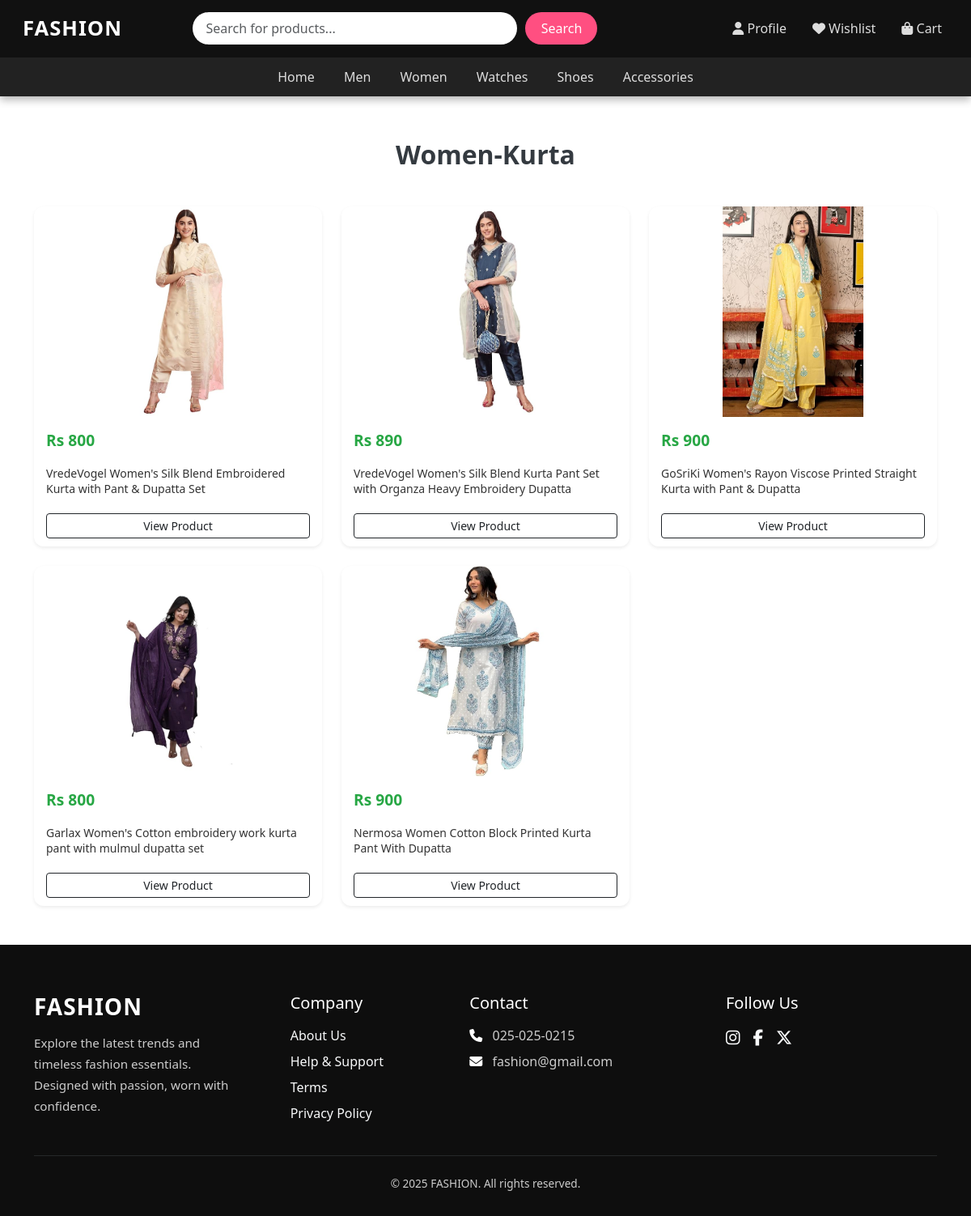
The page /kurta on the database its author committed.
### clothes/models.py (models this page shows)
class clothes(models.Model):
    clothname = models.CharField(max_length=100)
    clothprice = models.IntegerField()
    clothescat = models.CharField(choices=category,max_length=200)
    clothesdesc = models.TextField()
    clothimg = models.ImageField()
    clothsize = models.CharField(max_length=100,default=[],null=True)

### clothes/views.py (the view)
# urls.py: path('kurta', views.kurta),
def kurta(req):
    db = clothes.objects.filter(clothescat='kurta').values()
    cd = list(db)
    return render(req, 'kurta.html',context={'data':cd})

### clothes/templates/kurta.html (shortened to what this page needs)
{% load static %}
<!DOCTYPE html>
<html lang="en">
<head>
    <link href="https://cdn.jsdelivr.net/npm/bootstrap@5.3.3/dist/css/bootstrap.min.css" rel="stylesheet">
    <link rel="stylesheet" href="https://cdnjs.cloudflare.com/ajax/libs/font-awesome/6.6.0/css/all.min.css" />
    <link rel="stylesheet" href={% static 'styles.css' %}>
</head>
<body>
   <div class="navbar-container">
  <nav class="navbar navbar-expand-lg navbar-dark">
    <div class="container-fluid">
      <a class="navbar-brand" href="#">FASHION</a>
      <div class="collapse navbar-collapse justify-content-between" id="navbarResponsive">
        <div class="search-wrapper d-flex align-items-center mt-2 mt-lg-0">
          <input class="form-control search-input" id="search" placeholder="Search for products..." />
          <button class="btn search-btn" id="searchbutton">Search</button>
        </div>
        <ul class="navbar-nav ms-auto mt-3 mt-lg-0">
          <li class="nav-item">
            <a class="nav-link" href="/users"><i class="fa-solid fa-user"></i> Profile</a>
          </li>
          <li class="nav-item">
            <a class="nav-link" href="/like"><i class="fa-solid fa-heart"></i> Wishlist</a>
          </li>
          <li class="nav-item">
            <a class="nav-link" href="/carts"><i class="fa-solid fa-bag-shopping"></i> Cart</a>
          </li>
        </ul>
      </div>
    </div>
  </nav>
  <div class="categories-bar px-2 " style="text-align:center">
    <a href="/">Home</a>
    <a href="/mencollection">Men</a>
    <a href="/womencollection">Women</a>
    <a href="/watchcoll">Watches</a>
    <a href="/shoescoll">Shoes</a>
    <a href="/accessoires">Accessories</a>
  </div>
</div>
      <div class="container py-5">
        <div class="store-header">Women-Kurta</div>
        <div class="row g-4">
          {% for i in data %}
          <div class="col-lg-4 col-md-6 col-sm-12">
            <div class="product-card shadow-sm">
              <div class="image-wrapper">
                <img src="{% static 'clothimg/' %}{{ i.clothimg }}" alt="Product" class="product-image">
              </div>
              <div class="card-body">
                <div class="d-flex justify-content-between align-items-center mb-2">
                  <span class="product-price">Rs {{ i.clothprice }}</span>
                </div>
                <p class="product-title">
                  {{ i.clothname }}
                </p>
                <a href="productshow/{{i.id}}" class="btn btn-outline-dark btn-sm mt-2 w-100">View Product</a>
              </div>
            </div>
          </div>
          {% endfor %}
        </div>
      </div>
<footer style="background-color: #0e0e0e; color: #ccc; padding: 60px 20px 30px;">
  <div class="container">
    <div class="row gy-4 justify-content-between text-center text-lg-start">
      <div class="col-12 col-md-6 col-lg-3">
        <h3 class="text-white fw-bold mb-3" style="letter-spacing: 1px;">FASHION</h3>
        <p style="font-size: 0.95rem; line-height: 1.7;">
          Explore the latest trends and timeless fashion essentials. Designed with passion, worn with confidence.
        </p>
      </div>
      <div class="col-6 col-md-3 col-lg-2">
        <h5 class="text-white mb-3">Company</h5>
        <ul class="list-unstyled">
          <li><a href="about" class="text-decoration-none text-light d-block mb-2">About Us</a></li>
          <li><a href="help" class="text-decoration-none text-light d-block mb-2">Help & Support</a></li>
          <li><a href="term" class="text-decoration-none text-light d-block mb-2">Terms</a></li>
          <li><a href="privacy" class="text-decoration-none text-light d-block mb-2">Privacy Policy</a></li>
        </ul>
      </div>
      <div class="col-6 col-md-3 col-lg-3">
        <h5 class="text-white mb-3">Contact</h5>
        <p class="mb-2"><i class="fa-solid fa-phone me-2 text-white"></i> 025-025-0215</p>
        <p><i class="fa-solid fa-envelope me-2 text-white"></i> fashion@gmail.com</p>
      </div>
      <div class="col-12 col-md-6 col-lg-3">
        <h5 class="text-white mb-3">Follow Us</h5>
        <div class="d-flex gap-3 justify-content-center justify-content-lg-start">
          <a href="https://www.instagram.com" class="text-light fs-5"><i class="fab fa-instagram"></i></a>
          <a href="https://www.facebook.com" class="text-light fs-5"><i class="fab fa-facebook-f"></i></a>
          <a href="https://x.com/login" class="text-light fs-5"><i class="fab fa-x-twitter"></i></a>
        </div>
      </div>
    </div>
    <hr class="border-secondary my-4">
    <div class="text-center" style="font-size: 0.85rem;">&copy; 2025 FASHION. All rights reserved.</div>
  </div>
</footer>
</body>
</html>

### clothes/static/styles.css (style rules this page uses)
* { padding: 0; margin: 0; }
a { text-decoration: none; color: black; }
a { text-decoration: none; }
.product-card { height: 420px; background-color: #fff; border-radius: 12px; overflow: hidden; display: flex; flex-direction: column; transition: transform 0.3s ease, box-shadow 0.3s ease; box-shadow: 0 4px 12px rgba(0, 0, 0, 0.05); }
.image-wrapper { height: 260px; width: 100%; overflow: hidden; flex-shrink: 0; }
.product-image { width: 100%; height: 100%; object-fit: contain; display: block; }
.card-body { padding: 15px; display: flex; flex-direction: column; flex: 1; justify-content: space-between; }
.product-price { font-size: 1.2rem; color: #28a745; font-weight: 600; margin-bottom: 8px; }
.product-title { font-size: 14px; color: #333; line-height: 1.4; height: 2.8em; overflow: hidden; text-overflow: ellipsis; margin-bottom: 12px; }
.store-header { font-size: 2rem; font-weight: bold; text-align: center; margin-bottom: 40px; color: #343a40; }
.navbar-container { background-color: #111; color: #fff; position: sticky; top: 0; z-index: 1000; box-shadow: 0 4px 10px rgba(0,0,0,0.3); }
.navbar { padding: 0.7rem 1rem; }
.navbar-brand { font-size: 1.6rem; font-weight: bold; color: #fff; letter-spacing: 1px; }
.nav-link { color: #ddd !important; font-weight: 500; margin-left: 1rem; }
.search-wrapper { width: 100%; max-width: 500px; margin: auto; }
.search-input { width: 100%; border-radius: 50px; border: none; padding: 0.5rem 1rem; outline: none; background: #fff; color: #333; }
.search-btn { margin-left: 10px; border-radius: 50px; background: #ff4f81; color: white; border: none; padding: 0.5rem 1.2rem; }
.categories-bar { background-color: #222; overflow-x: auto; white-space: nowrap; }
.categories-bar a { display: inline-block; color: #ddd; padding: 0.75rem 1rem; text-decoration: none; font-weight: 500; transition: all 0.2s ease; }

### rows shown on the page
clothes: clothimg (picture), clothprice "800", clothname "VredeVogel Women's Silk Blend Embroidered Kurta with Pant & Dupatta Set"
clothes: clothimg (picture), clothprice "890", clothname "VredeVogel Women's Silk Blend Kurta Pant Set with Organza Heavy Embroidery Dupatta"
clothes: clothimg (picture), clothprice "900", clothname "GoSriKi Women's Rayon Viscose Printed Straight Kurta with Pant & Dupatta"
clothes: clothimg (picture), clothprice "800", clothname "Garlax Women's Cotton embroidery work kurta pant with mulmul dupatta set"
clothes: clothimg (picture), clothprice "900", clothname "Nermosa Women Cotton Block Printed Kurta Pant With Dupatta"
